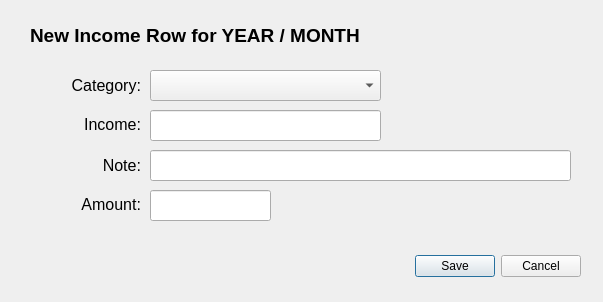
<?xml version="1.0" encoding="UTF-8"?>
<ui version="4.0">
 <class>Win_Add_Row_Income</class>
 <widget class="QDialog" name="Win_Add_Row_Income">
  <property name="geometry">
   <rect>
    <x>0</x>
    <y>0</y>
    <width>603</width>
    <height>302</height>
   </rect>
  </property>
  <property name="windowTitle">
   <string>Dialog</string>
  </property>
  <widget class="QDialogButtonBox" name="buttonBox">
   <property name="geometry">
    <rect>
     <x>240</x>
     <y>250</y>
     <width>341</width>
     <height>32</height>
    </rect>
   </property>
   <property name="orientation">
    <enum>Qt::Horizontal</enum>
   </property>
   <property name="standardButtons">
    <set>QDialogButtonBox::Cancel|QDialogButtonBox::Save</set>
   </property>
  </widget>
  <widget class="QLabel" name="label">
   <property name="geometry">
    <rect>
     <x>30</x>
     <y>20</y>
     <width>511</width>
     <height>31</height>
    </rect>
   </property>
   <property name="font">
    <font>
     <pointsize>14</pointsize>
     <bold>true</bold>
    </font>
   </property>
   <property name="text">
    <string>New Income Row for YEAR / MONTH</string>
   </property>
  </widget>
  <widget class="QComboBox" name="comboBox_Category">
   <property name="geometry">
    <rect>
     <x>150</x>
     <y>70</y>
     <width>231</width>
     <height>31</height>
    </rect>
   </property>
   <property name="font">
    <font>
     <pointsize>12</pointsize>
    </font>
   </property>
  </widget>
  <widget class="QLabel" name="label_2">
   <property name="geometry">
    <rect>
     <x>30</x>
     <y>70</y>
     <width>111</width>
     <height>31</height>
    </rect>
   </property>
   <property name="font">
    <font>
     <pointsize>12</pointsize>
    </font>
   </property>
   <property name="text">
    <string>Category:</string>
   </property>
   <property name="alignment">
    <set>Qt::AlignRight|Qt::AlignTrailing|Qt::AlignVCenter</set>
   </property>
  </widget>
  <widget class="QLabel" name="label_3">
   <property name="geometry">
    <rect>
     <x>30</x>
     <y>109</y>
     <width>111</width>
     <height>31</height>
    </rect>
   </property>
   <property name="font">
    <font>
     <pointsize>12</pointsize>
    </font>
   </property>
   <property name="text">
    <string>Income:</string>
   </property>
   <property name="alignment">
    <set>Qt::AlignRight|Qt::AlignTrailing|Qt::AlignVCenter</set>
   </property>
  </widget>
  <widget class="QLabel" name="label_4">
   <property name="geometry">
    <rect>
     <x>20</x>
     <y>189</y>
     <width>121</width>
     <height>31</height>
    </rect>
   </property>
   <property name="font">
    <font>
     <pointsize>12</pointsize>
    </font>
   </property>
   <property name="text">
    <string>Amount:</string>
   </property>
   <property name="alignment">
    <set>Qt::AlignRight|Qt::AlignTrailing|Qt::AlignVCenter</set>
   </property>
  </widget>
  <widget class="QLabel" name="label_5">
   <property name="geometry">
    <rect>
     <x>20</x>
     <y>150</y>
     <width>121</width>
     <height>31</height>
    </rect>
   </property>
   <property name="font">
    <font>
     <pointsize>12</pointsize>
    </font>
   </property>
   <property name="text">
    <string>Note:</string>
   </property>
   <property name="alignment">
    <set>Qt::AlignRight|Qt::AlignTrailing|Qt::AlignVCenter</set>
   </property>
  </widget>
  <widget class="QLineEdit" name="lineEdit_Income">
   <property name="geometry">
    <rect>
     <x>150</x>
     <y>110</y>
     <width>231</width>
     <height>31</height>
    </rect>
   </property>
   <property name="font">
    <font>
     <pointsize>12</pointsize>
    </font>
   </property>
  </widget>
  <widget class="QLineEdit" name="lineEdit_Description">
   <property name="geometry">
    <rect>
     <x>150</x>
     <y>150</y>
     <width>421</width>
     <height>31</height>
    </rect>
   </property>
   <property name="font">
    <font>
     <pointsize>12</pointsize>
    </font>
   </property>
  </widget>
  <widget class="QLineEdit" name="lineEdit_Amount">
   <property name="geometry">
    <rect>
     <x>150</x>
     <y>190</y>
     <width>121</width>
     <height>31</height>
    </rect>
   </property>
   <property name="font">
    <font>
     <pointsize>12</pointsize>
    </font>
   </property>
  </widget>
 </widget>
 <resources/>
 <connections>
  <connection>
   <sender>buttonBox</sender>
   <signal>accepted()</signal>
   <receiver>Win_Add_Row_Income</receiver>
   <slot>accept()</slot>
   <hints>
    <hint type="sourcelabel">
     <x>248</x>
     <y>254</y>
    </hint>
    <hint type="destinationlabel">
     <x>157</x>
     <y>274</y>
    </hint>
   </hints>
  </connection>
  <connection>
   <sender>buttonBox</sender>
   <signal>rejected()</signal>
   <receiver>Win_Add_Row_Income</receiver>
   <slot>reject()</slot>
   <hints>
    <hint type="sourcelabel">
     <x>316</x>
     <y>260</y>
    </hint>
    <hint type="destinationlabel">
     <x>286</x>
     <y>274</y>
    </hint>
   </hints>
  </connection>
 </connections>
</ui>
